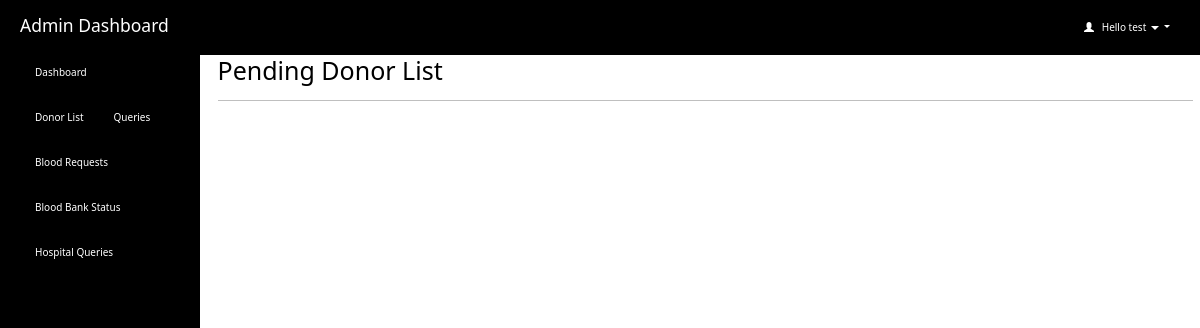
The page /admin/donorpend.php (signed in) on the database as committed earlier.
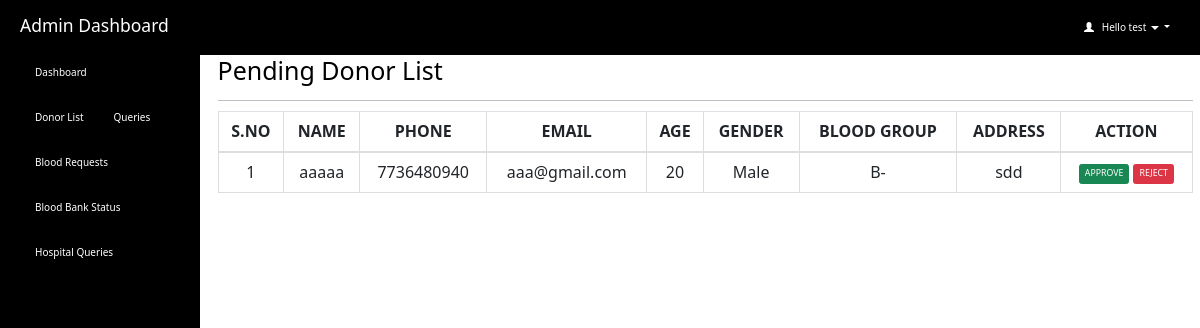
The same page on the database as committed later.
### tables this page shows
CREATE TABLE `donors_pending` (
  `id` int(11) NOT NULL,
  `name` varchar(50) NOT NULL,
  `mobile` varchar(10) NOT NULL,
  `mail_id` varchar(50) NOT NULL,
  `age` int(60) NOT NULL,
  `gender` varchar(10) NOT NULL,
  `blood_group` varchar(10) NOT NULL,
  `address` varchar(100) NOT NULL,
  `city` varchar(20) NOT NULL,
  `state` varchar(30) NOT NULL,
  `date_time` timestamp NOT NULL DEFAULT current_timestamp(),
  `status` varchar(20) NOT NULL DEFAULT 'pending'
);

### admin/donorpend.php (the view, shortened to what this page needs)
<html>
<head>
  <link rel="stylesheet" href="https://maxcdn.bootstrapcdn.com/bootstrap/3.4.1/css/bootstrap.min.css">
</head>
<?php
  if (isset($_SESSION['loggedin']) && $_SESSION['loggedin'] == true) {
  ?>
<body style="color:black">
<div id="header">
<?php include 'header.php';
?>
</div>
<div id="sidebar">
<?php $active="donorpend"; include 'sidebar.php'; ?>
</div>
<div id="content" >
  <div class="content-wrapper">
    <div class="container-fluid">
      <div class="row">
        <div class="col-md-12 lg-12 sm-12">
          <h1 class="page-title">Pending Donor List</h1>
        </div>
      </div>
      <hr>
      <?php
        include 'connection.php';
        $count=1;
        $sql= "select * from donors_pending where status='pending'";
        $result=mysqli_query($connection,$sql);
        if(mysqli_num_rows($result)>0)   {
       ?>
       <div class="table-responsive">
      <table class="table table-bordered" style="text-align:center">
          <thead style="text-align:center">
          <th style="text-align:center">S.NO</th>
          <th style="text-align:center">NAME</th>
          <th style="text-align:center">PHONE</th>
          <th style="text-align:center">EMAIL</th>
          <th style="text-align:center">AGE</th>
          <th style="text-align:center">GENDER</th>
          <th style="text-align:center">BLOOD GROUP</th>
          <th style="text-align:center">ADDRESS</th>
          <th style="text-align:center">ACTION</th>
          </thead>
          <tbody>
            <?php
            while($row = mysqli_fetch_assoc($result)) { ?>
          <tr>
                  <td><?php echo $count++; ?></td>
                  <td><?php echo $row['name']; ?></td>
                  <td><?php echo $row['mobile']; ?></td>
                  <td><?php echo $row['mail_id']; ?></td>
                  <td><?php echo $row['age']; ?></td>
                  <td><?php echo $row['gender']; ?></td>
                    <td><?php echo $row['blood_group']; ?></td>
                    <td><?php echo $row['address']; ?></td>
                    <td id="btn-text">
                    <button class="btn btn-primary btn-sm btn-success" onclick="window.location.href = 'approve_donor.php?id=<?php echo $row['id']; ?>';">APPROVE</button>
                    <button class="btn btn-primary btn-sm btn-danger" onclick="window.location.href = 'reject_donor.php?id=<?php echo $row['id']; ?>';">REJECT</button>
                    </td>
           </tr>
            <?php } ?>
          </tbody>
      </table>
    </div>
    <?php } ?>
  </div>
  </div>
</div>
   <?php }
    ?>
</body>
</html>

Rows that differ between the two databases and show on the page:
added donors_pending: name "aaaaa", mobile "7736480940", mail "aaa@gmail.com", age "20", gender "Male", blood_group "B-", address "sdd"
Other text that changed with them:
text now shown: "S.NO NAME PHONE EMAIL AGE GENDER BLOOD GROUP ADDRESS ACTION"
